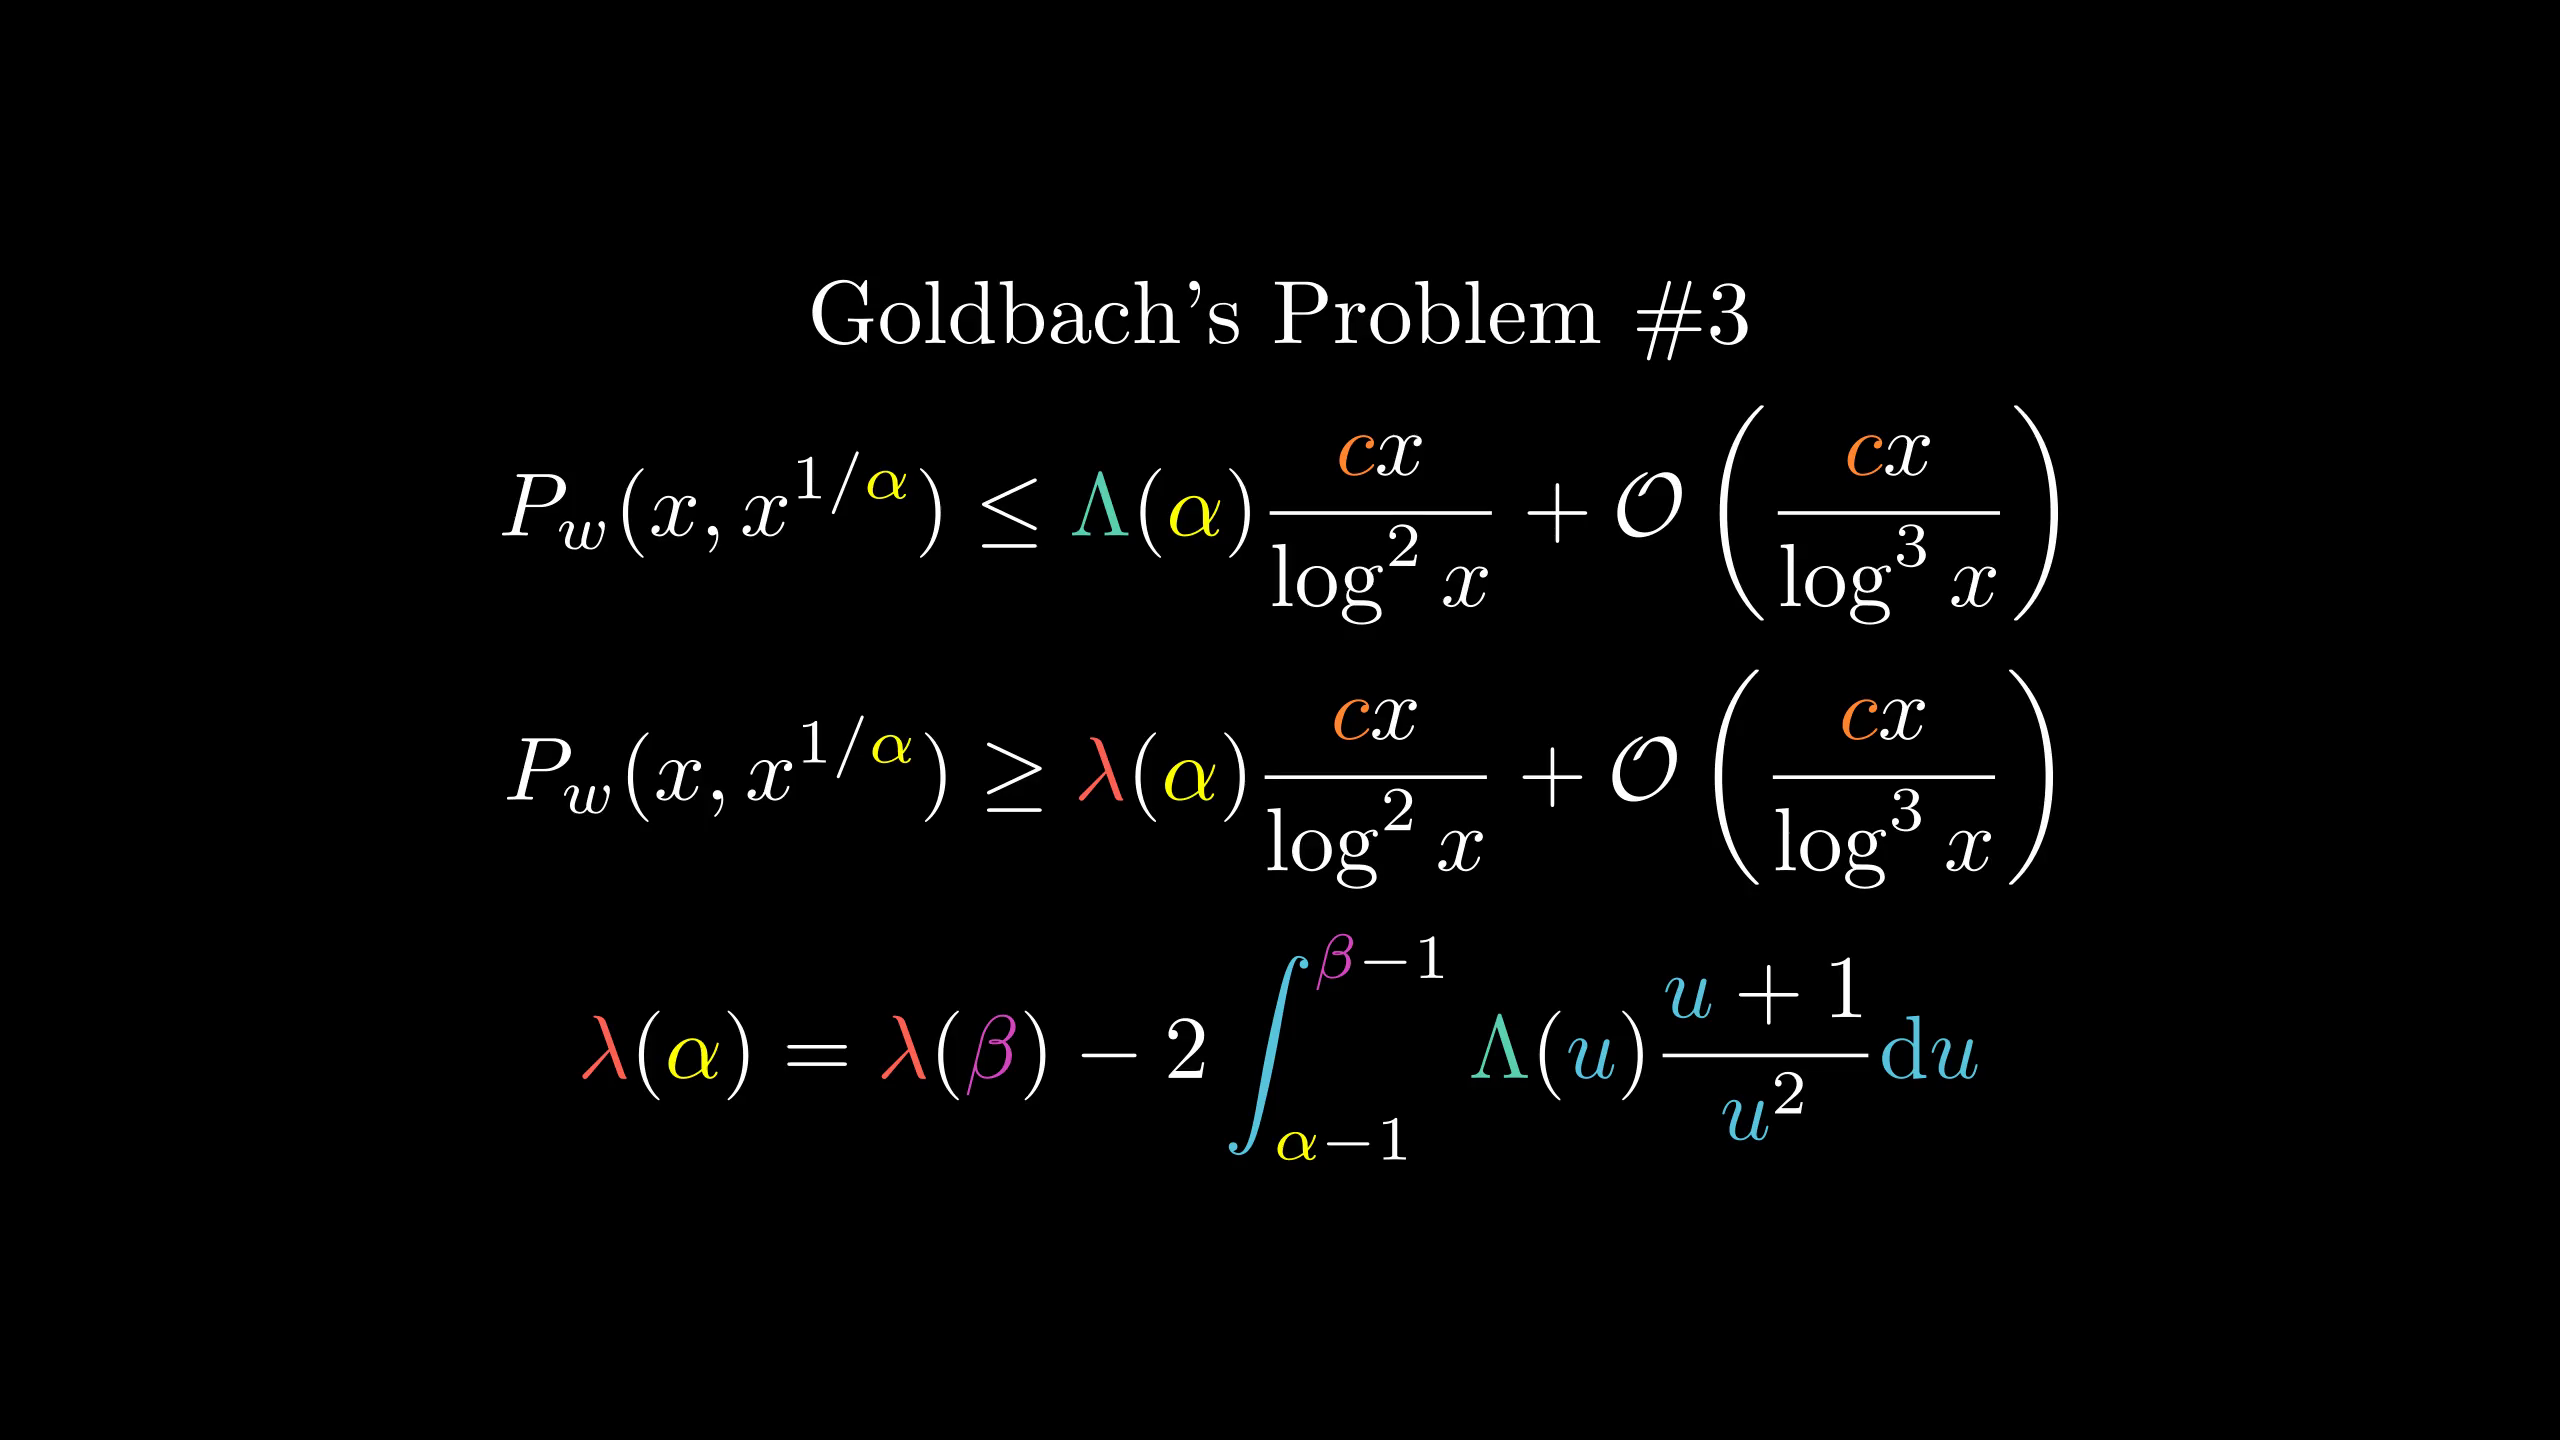

Reproduce this figure in Python.
from manimlib.imports import *

class FooScene(Scene):
    def construct(self):
        tit=TextMobject("Goldbach's Problem \#3")
        mp={
                "{c}":ORANGE,
                r"\Lambda":TEAL,
                r"\lambda":RED,
                r"{\alpha}":YELLOW,
                r"{\beta}":PINK,
                r"\int":BLUE,r"\mathrm du":BLUE,"{u}":BLUE,
                # Somehow we need to reverse it to make them look right
                r"_{\alpha":PINK,
                r"^{\beta":YELLOW
        }
        eqn=TexMobject(r"P_w(x,x^{1/{\alpha}})\le\Lambda({\alpha}){{c}x\over\log^2x}+\mathcal O\left({c}x\over\log^3x\right)",tex_to_color_map=mp)
        eqn1=TexMobject(r"P_w(x,x^{1/{\alpha}})\ge\lambda({\alpha}){{c}x\over\log^2x}+\mathcal O\left({c}x\over\log^3x\right)",tex_to_color_map=mp)
        eqn2=TexMobject(r"\lambda({\alpha})=\lambda({\beta})-2\int_{\alpha-1}^{\beta-1}\Lambda({u}){{u}+1\over{u}^2}\mathrm du",tex_to_color_map=mp)
        self.add(VGroup(tit,eqn,eqn1,eqn2).arrange(DOWN))
        self.wait()
